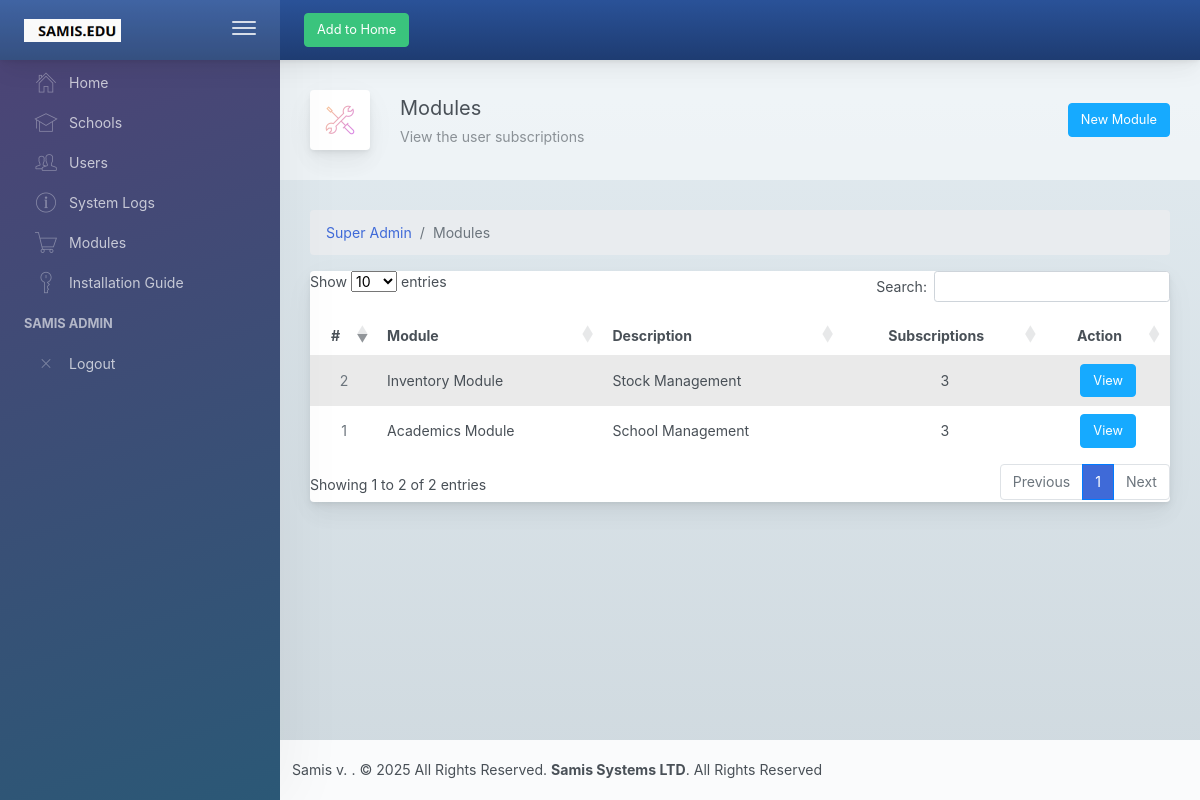
Page /samis/module/f8de4de2872911f0a55b4889e74b1c66 (signed in) on the committed database.
### samis_stock.py (models this page shows)
class Service(db.Model):
	__tablename__ = 'services'
	id = db.Column(db.Integer, primary_key = True)
	uuid = db.Column(db.String)
	name = db.Column(db.String)
	description = db.Column(db.String)
	subscriptions = relationship("Subscription", back_populates = "service")

### samis_stock.py (the view, shortened to what this page needs)
@app.route('/samis/<page>/<ids>')
@verify_super_admin
def samis_admin(page, ids):
	get_log("Super Admin", page + "/" + ids)
	session['previous'] = "/samis/{}/{}".format(page, ids)
	if ids == session['user']['uuid']:
		if page == "school":
			data = {'schools': School.query.all(), 'modules': Service.query.all()}
		elif page == "user":
			data = {'users': User.query.all()}
		elif page == "module":
			data = {'modules': Service.query.all()}
		return render_template('samis_admin/' + page + 's.html', records = data)

### samis_stock.py (called while the page is built)
def verify_super_admin(fn):
	@wraps(fn)
	def inner(*args,**kwargs):
		if 'super_admin' not in session:
			return redirect('/')
		return fn(*args,**kwargs)
	return inner

def get_log(page, data, user=None):
	if not user:
		user = session['user']['name'] if ('user' in session) else "Guest Tester"
		address = request.access_route[-1]
	else:
		address = domain
	if data != "/favicon.ico":
		log = Log(user = user, resource = page, action = data, address = address, time = get_time("time"))
		db.session.add(log)
		db.session.commit()

def get_time(category):
	if category == "date":
		return datetime.now().strftime("%d %B, %Y")
	elif category == "time":
		return datetime.now().strftime("%H:%M:%S %d %B, %Y")
	elif category == "year":
		return datetime.now().strftime("%Y")

### templates/samis_admin/modules.html (shortened to what this page needs)
{% extends "base.html" %}
{% block content %}
<div class="app-main">
    {% include 'samis_admin/side_bar.html' %}
        <div class="app-main__outer bg-heavy-rain sidebar-text-dark">
        <div class="app-main__inner">
            <div class="app-page-title">
                <div class="page-title-wrapper">
                    <div class="page-title-heading">
                        <div class="page-title-icon">
                            <i class="pe-7s-tools icon-gradient bg-mean-fruit">
                            </i>
                        </div>
                        <div>Modules
                            <div class="page-title-subheading">View the user subscriptions
                            </div>
                        </div>
                    </div>
                    <div class="page-title-actions">
                        <a class="btn btn-info" href="#" data-toggle="modal" data-target="#config" role="button">New Module</a>
                    </div>
                </div>
            </div>
            <nav class="" aria-label="breadcrumb">
                <ol class="breadcrumb">
                    <li class="breadcrumb-item"><a href="/">Super Admin</a></li>
                    <li class="active breadcrumb-item" aria-current="page">Modules</li>
                </ol>
            </nav>
            <div class="row">
                <div class="col-md-12">
                    <div class="main-card mb-3 card">
                        <div class="table-responsive">
                            <table class="align-middle mb-0 table table-borderless table-striped table-hover" id="myTable">
                                <thead>
                                <tr>
                                    <th class="text-center">#</th>
                                    <th>Module</th>
                                    <th>Description</th>
                                    <th class="text-center">Subscriptions</th>
                                    <th class="text-center">Action</th>
                                </tr>
                                </thead>
                                <tbody>
                                {%for item in records.modules%}
                                <tr>
                                    <td class="text-center text-muted">{{ item.id }}</td>
                                    <td>{{ item.name }}</td>
                                    <td>{{ item.description }}</td>
                                    <td class="text-center">{{ item.subscriptions |count }}</td>
                                    <td class="text-center">
                                        <a class="btn btn-info" href="#" role="button">View</a>
                                    </td>
                                </tr>
                                {%endfor%}
                                </tbody>
                            </table>
                        </div>
                    </div>
                </div>
            </div>
        </div>
            {% include 'footer.html' %}
        </div>
</div>
{% endblock %}

### rows in the picture
Service: id "1", name "Academics Module", description "School Management", subscriptions|count "3"
Service: id "2", name "Inventory Module", description "Stock Management", subscriptions|count "3"

### other values in the picture
{{ session.user.name }} "SAMIS ADMIN"
